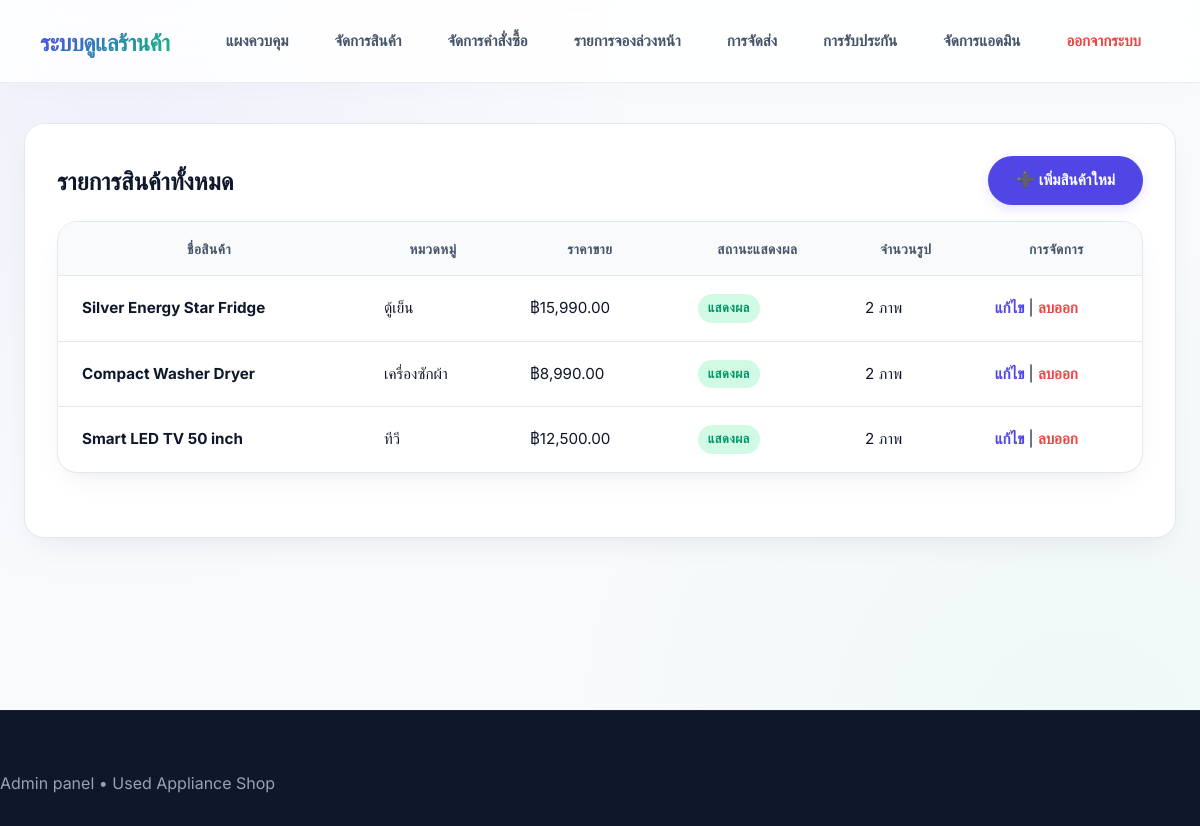
/admin/products.php (signed in), run on the app's committed database.
### tables this page shows
CREATE TABLE IF NOT EXISTS `products` (
  `id` INT UNSIGNED NOT NULL AUTO_INCREMENT,
  `name` VARCHAR(180) NOT NULL,
  `category` ENUM('fridge','washer','ac','tv') NOT NULL,
  `grade` ENUM('A','B','C') NOT NULL DEFAULT 'A',
  `color` VARCHAR(50) NOT NULL,
  `price` DECIMAL(10,2) NOT NULL,
  `original_price` DECIMAL(10,2) DEFAULT NULL,
  `stock` INT UNSIGNED NOT NULL DEFAULT 1,
  `featured` TINYINT(1) NOT NULL DEFAULT 0,
  `status` TINYINT(1) NOT NULL DEFAULT 1,
  `short_description` TEXT,
  `description` TEXT,
  `warranty_info` VARCHAR(255) DEFAULT '30 days warranty',
  `line_contact` VARCHAR(80) DEFAULT NULL,
  `created_at` DATETIME NOT NULL,
  PRIMARY KEY (`id`)
);

### config/config.php (called while the page is built, shortened)
<?php
function sanitize($value) {
    return htmlspecialchars(trim($value), ENT_QUOTES, 'UTF-8');
}

### admin/products.php (the view, shortened to what this page needs)
<?php
require_once __DIR__ . '/../config/config.php';
require_once __DIR__ . '/../config/db.php';
require_once __DIR__ . '/../config/helpers.php';
$products = [];
$stmt = $mysqli->prepare('SELECT p.*, COUNT(pi.id) as image_count FROM products p LEFT JOIN product_images pi ON pi.product_id = p.id GROUP BY p.id ORDER BY p.created_at DESC');
$stmt->execute();
$result = $stmt->get_result();
while ($row = $result->fetch_assoc()) {
    $products[] = $row;
}
adminHeader('จัดการข้อมูลสินค้า');
?>
<div class="card">
    <div style="display:flex; justify-content:space-between; align-items:center; flex-wrap:wrap; gap:12px;">
        <h2>รายการสินค้าทั้งหมด</h2>
        <a class="btn" href="product_form.php">➕ เพิ่มสินค้าใหม่</a>
    </div>
    <div class="table-card" style="margin-top:16px;">
        <table>
            <thead>
                <tr><th>ชื่อสินค้า</th><th>หมวดหมู่</th><th>ราคาขาย</th><th>สถานะแสดงผล</th><th>จำนวนรูป</th><th>การจัดการ</th></tr>
            </thead>
            <tbody>
                <?php if (!$products): ?>
                    <tr><td colspan="6">ไม่พบข้อมูลสินค้าในระบบในขณะนี้</td></tr>
                <?php else: foreach ($products as $item):
                    $catTranslations = [
                        'fridge' => 'ตู้เย็น',
                        'washer' => 'เครื่องซักผ้า',
                        'ac' => 'แอร์',
                        'tv' => 'ทีวี'
                    ];
                    $translatedCat = $catTranslations[$item['category']] ?? ucfirst($item['category']);
                    $translatedStatus = $item['status'] ? 'แสดงผล' : 'ซ่อนไว้';
                ?>
                    <tr>
                        <td><strong><?= sanitize($item['name']) ?></strong></td>
                        <td><?= sanitize($translatedCat) ?></td>
                        <td>
                            ฿<?= number_format($item['price'], 2) ?>
                        </td>
                        <td>
                            <span class="badge <?= $item['status'] ? 'status-paid' : 'status-pending' ?>" style="padding: 4px 10px; font-size: 0.8rem;">
                                <?= $translatedStatus ?>
                            </span>
                        </td>
                        <td><?= sanitize($item['image_count']) ?> ภาพ</td>
                        <td>
                            <a href="product_form.php?id=<?= $item['id'] ?>" style="font-weight: 600; color: var(--primary);">แก้ไข</a> |
                            <a href="products.php?delete=<?= $item['id'] ?>" onclick="return confirm('ยืนยันที่จะลบสินค้านี้ใช่หรือไม่? ข้อมูลรูปภาพและสเปคจะถูกลบทั้งหมด');" style="font-weight: 600; color: #ef4444;">ลบออก</a>
                        </td>
                    </tr>
                <?php endforeach; endif; ?>
            </tbody>
        </table>
    </div>
</div>
<?php adminFooter();

### config/helpers.php (shortened to what this page needs)
<?php
require_once __DIR__ . '/config.php';
function adminHeader($title = '') {
    $title = sanitize($title ?: 'Admin Dashboard');
    echo "<!DOCTYPE html>\n<html lang=\"en\">\n<head>\n<meta charset=\"UTF-8\">\n<meta name=\"viewport\" content=\"width=device-width, initial-scale=1.0\">\n<title>{$title}</title>\n<link rel=\"stylesheet\" href=\"" . BASE_URL . "/assets/css/style.css\">\n<script defer src=\"" . BASE_URL . "/assets/js/main.js\"></script>\n</head>\n<body>\n<header class=\"admin-header\">\n<div class=\"brand\"><a href=\"" . BASE_URL . "/admin/dashboard.php\">ระบบดูแลร้านค้า</a></div>\n<nav class=\"admin-nav\">\n<a href=\"" . BASE_URL . "/admin/dashboard.php\">แผงควบคุม</a>
<a href=\"" . BASE_URL . "/admin/products.php\">จัดการสินค้า</a>
<a href=\"" . BASE_URL . "/admin/orders.php\">จัดการคำสั่งซื้อ</a>
<a href=\"" . BASE_URL . "/admin/preorders.php\">รายการจองล่วงหน้า</a>
<a href=\"" . BASE_URL . "/admin/shipments.php\">การจัดส่ง</a>
<a href=\"" . BASE_URL . "/admin/warranty.php\">การรับประกัน</a>
<a href=\"" . BASE_URL . "/admin/admins.php\">จัดการแอดมิน</a>
<a href=\"" . BASE_URL . "/logout.php\">ออกจากระบบ</a>
</nav>\n</header>\n<main class=\"page-content\">\n";
}
function adminFooter() {
    echo "</main>\n<footer class=\"site-footer\">\n<p>Admin panel • " . SITE_NAME . "</p>\n</footer>\n</body>\n</html>\n";
}

### data on the page
products: name "Silver Energy Star Fridge", category "ตู้เย็น", price "15,990.00", status "แสดงผล", image_count "2"
products: name "Compact Washer Dryer", category "เครื่องซักผ้า", price "8,990.00", status "แสดงผล", image_count "2"
products: name "Smart LED TV 50 inch", category "ทีวี", price "12,500.00", status "แสดงผล", image_count "2"

### other printed values
SITE_NAME "Used Appliance Shop"
